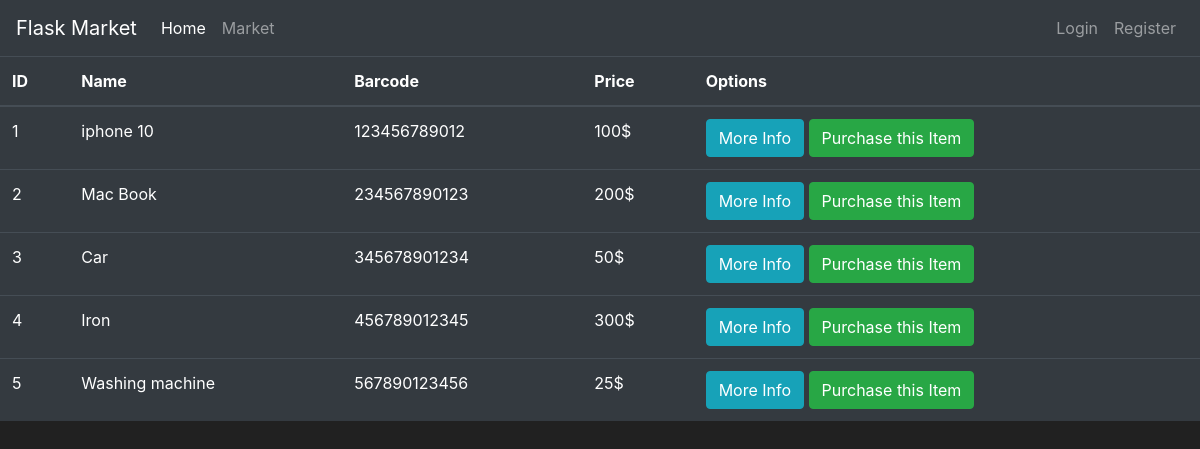
/market, run on the app's committed database.
### market/models.py (models this page shows, shortened)
class Item(db.Model):
    id = db.Column(db.Integer, primary_key=True)
    name = db.Column(db.String(length=30), nullable=False, unique=True)
    price = db.Column(db.Integer, nullable=False, unique=True)
    barcode = db.Column(db.String(length=12), nullable=False, unique=True)
    description = db.Column(db.String(length=500), nullable=False, unique=True)

### market/routes.py (the view)
@app.route('/market')
def market_page():
    items = Item.query.all()
    return render_template('market.html', items=items)

### market/templates/market.html (shortened to what this page needs)
{% extends 'base.html' %}
{% block content %}
<table class="table table-hover table-dark">
    <thead>
        <tr>
            <th scope="col">ID</th>
            <th scope="col">Name</th>
            <th scope="col">Barcode</th>
            <th scope="col">Price</th>
            <th scope="col">Options</th>
        </tr>
    </thead>
    <tbody>
        {% for item in items %}
            <tr>
                <td>{{item.id}}</td>
                <td>{{item.name}}</td>
                <td>{{item.barcode}}</td>
                <td>{{item.price}}$</td>
                <td>
                    <button class="btn btn-outline btn-info">More Info</button>
                    <button class="btn btn-outline btn-success">Purchase this Item</button>
                </td>
            </tr>
        {% endfor %}
    </tbody>
</table>
{% endblock %}

### market/templates/base.html (shortened to what this page needs)
<!doctype html>
<html lang="en">
<head>
    <link rel="stylesheet" href="https://cdn.jsdelivr.net/npm/bootstrap@4.5.3/dist/css/bootstrap.min.css"
>
</head>
<body>
    <nav class="navbar navbar-expand-md navbar-dark bg-dark">
        <a class="navbar-brand" href="#">Flask Market</a>
        <div class="collapse navbar-collapse" id="navbarNav">
            <ul class="navbar-nav mr-auto">
                <li class="nav-item active">
                    <a class="nav-link" href="{{url_for('home_page')}}">Home <span class="sr-only">(current)</span></a>
                </li>
                <li class="nav-item">
                    <a class="nav-link" href="{{url_for('market_page')}}">Market</a>
                </li>
            </ul>
            <ul class="navbar-nav">
                <li class="nav-item">
                    <a class="nav-link" href="#">Login</a>
                </li>
                <li class="nav-item">
                    <a class="nav-link" href="#">Register</a>
                </li>
            </ul>
        </div>
    </nav>
    {% block content %}
    {% endblock %}
</body>
</html>

### market/templates/base.html (style rules this page uses)
body { background-color: #212121; color: #fff; }

### data on the page
Item: id "1", name "iphone 10", barcode "123456789012", price "100"
Item: id "2", name "Mac Book", barcode "234567890123", price "200"
Item: id "3", name "Car", barcode "345678901234", price "50"
Item: id "4", name "Iron", barcode "456789012345", price "300"
Item: id "5", name "Washing machine", barcode "567890123456", price "25"
